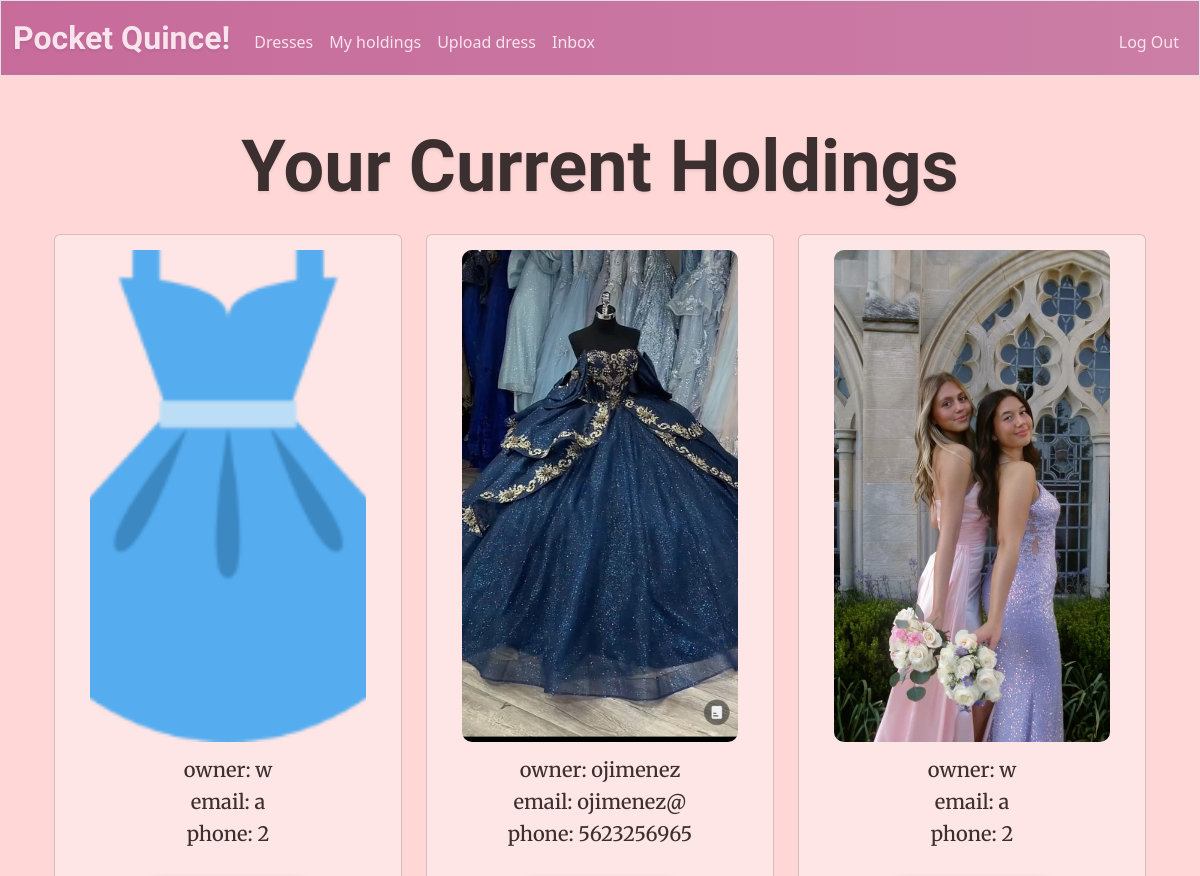
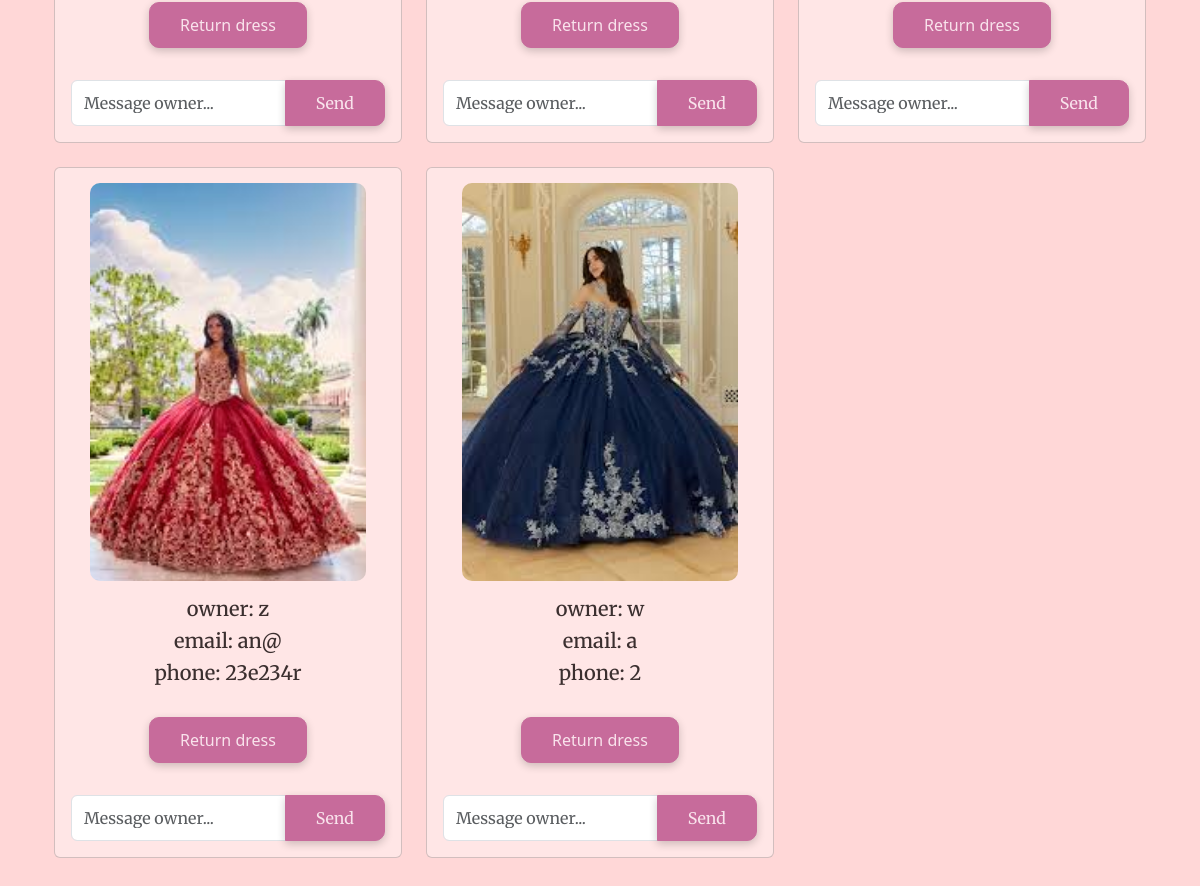
The page /holdings (signed in) on the database its author committed (2 pictures, top to bottom).
### tables this page shows
CREATE TABLE holdings (
id INTEGER PRIMARY KEY AUTOINCREMENT NOT NULL,
user_id INTEGER NOT NULL,
dress_id INTEGER NOT NULL,
rent_start TEXT NOT NULL DEFAULT CURRENT_TIMESTAMP,
rent_end TEXT,
FOREIGN KEY (user_id) REFERENCES users(id),
FOREIGN KEY (dress_id) REFERENCES dresses(id)
);

CREATE TABLE dresses (
    id INTEGER PRIMARY KEY AUTOINCREMENT,
    size TEXT NOT NULL,
    color TEXT NOT NULL,
    owner INTEGER NOT NULL,
    image_url TEXT,
    time_posted TEXT NOT NULL DEFAULT CURRENT_TIMESTAMP,
    FOREIGN KEY (owner) REFERENCES users(id)
);

CREATE TABLE users (
id INTEGER PRIMARY KEY AUTOINCREMENT NOT NULL, 
username TEXT NOT NULL UNIQUE, 
email TEXT NOT NULL, 
phone TEXT NOT NULL, 
hash TEXT NOT NULL
);

### app.py (the view)
@app.route("/holdings")
@login_required
def holdings():
    db = get_db() # Establish database connection to wardrobe.db
    holdingBuffer = db.execute("SELECT * FROM dresses JOIN holdings as h on dresses.id = h.dress_id WHERE h.user_id = ? AND h.rent_end IS NULL ORDER BY h.rent_start DESC", (session["user_id"],)).fetchall()
    holdings = [] # Empty list for all rented dresses
    for holding in holdingBuffer:
        holding = dict(holding)  # Convert Row object to dictionary not readonly to allow changes
        holding["owner_id"] = holding["owner"]
        owner = db.execute("SELECT username, email, phone FROM users WHERE id = ?", (holding["owner"],)).fetchone()
        holding["owner_name"] = owner["username"]
        holding["owner_email"] = owner["email"]
        holding["owner_phone"] = owner["phone"]
        holdings.append(holding) # Add updated dictionary to list
    return render_template("holdings.html", holdings=holdings)

### app.py (called while the page is built)
def get_db():
    if "db" not in g: # Check if database connection already exists
        g.db = sqlite3.connect(DATABASE) # Open database and store connection for reuse
        g.db.row_factory = sqlite3.Row # Enable dictionary-like row access for reading
    return g.db # Return database connection

@app.after_request
def after_request(response):
    response.headers["Cache-Control"] = "no-cache, no-store, must-revalidate"
    response.headers["Expires"] = 0
    response.headers["Pragma"] = "no-cache"
    return response

### help.py (called while the page is built)
def login_required(f):
    @wraps(f)
    def decorated_function(*args, **kwargs):
        if session.get("user_id") is None:
            return redirect("/login")
        return f(*args, **kwargs)
    return decorated_function

### templates/holdings.html (shortened to what this page needs)
{% extends "layout.html" %}
{% block main %}
    <h1 class = "imperial mb-4">Your Current Holdings</h1>
    {% if holdings|length == 0 %}
        <h3 class = "body-font">You are not currently holding any dresses.</h3>
    {% else %}
        <div class="container">
            <div class="row">
                {% for dress in holdings %}
                    <div class = "col-md-4 mb-4">
                        <div class = "card dress-card">
                            <img class = "catalogImage mx-auto d-block" src = "{{ dress['image_url'] }}" alt = "Dress image">
                            <div class = "card-body">
                                <h5 class = "body-font">{{ "owner: " + dress["owner_name"] }}</h5>
                                <h5 class = "body-font">{{ "email: " + dress["owner_email"]}}</h5>
                                <h5 class = "body-font">{{ "phone: " + dress["owner_phone"]}}</h5>
                                <form action = "/returnDress" method = "post">
                                    <br>
                                    <button class="btn btn-primary" type="submit">Return dress</button>
                                </form>
                                <br>
                                <form action="/messages" method="post" class="mt-2">
                                    <div class="input-group">
                                        <input type="text" name="body" class="form-control body-font" placeholder="Message owner..." required>
                                        <button type="submit" class="btn btn-primary btn-sm body-font">Send</button>
                                    </div>
                                </form>
                            </div>
                        </div>
                    </div>
                {% endfor %}
            </div>
        </div>
    {% endif %}
{% endblock %}

### static/style.css (style rules this page uses)
body { background-color: #FFD7D7; }
.imperial { font-family: 'Imperial Script', cursive; text-shadow: 0px 2px 3px rgba(0,0,0,0.08); font-weight: 700; font-size: 450%; color: #3B2F2F; }
.body-font { font-family: 'Merriweather', serif; color: #3B2F2F }
.btn-primary { background-color: #C76B9B; color: #F9E3EC; border-color: #C76B9B; font-size: 1rem; border-radius: 10px; padding: 10px 30px; box-shadow: 0px 3px 8px rgba(0, 0, 0, 0.2); }
.catalogImage { width: 80%; height: 80%; object-fit: cover; object-position: center; border-radius: 10px; }
.dress-card { padding-top: 15px; height: 100% }
.card { background-color: #FFE6E6; }
form label, form button { background-color: #C76B9B; border: 1px #C76B9B; padding: 5px 10px; border-radius: 900px; box-shadow: 0px 3px 8px rgba(0, 0, 0, 0.2); font-size: 0.8rem; height: auto; display: inline-block; width: auto; cursor: pointer; }

### rows shown on the page
holdings: image_url (picture), owner_name "owner: w", owner_email "email: a", owner_phone "phone: 2"
dresses: image_url (picture)
users: username "owner: ojimenez", email "email: ojimenez@", phone "phone: 5623256965"
holdings: image_url (picture), owner_name "owner: w", owner_email "email: a", owner_phone "phone: 2"
dresses: image_url (picture)
users: email "email: an@", phone "phone: 23e234r"
holdings: image_url (picture), owner_name "owner: w", owner_email "email: a", owner_phone "phone: 2"

### other values the page prints
{{ "owner: " + dress["owner_name"] }} "owner: z"
